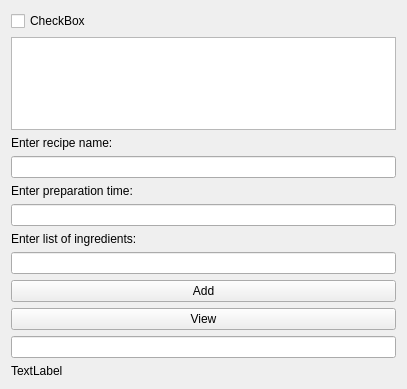
<?xml version="1.0" encoding="UTF-8"?>
<ui version="4.0">
 <class>GUI</class>
 <widget class="QWidget" name="GUI">
  <property name="geometry">
   <rect>
    <x>0</x>
    <y>0</y>
    <width>407</width>
    <height>389</height>
   </rect>
  </property>
  <property name="windowTitle">
   <string>GUI</string>
  </property>
  <layout class="QVBoxLayout" name="verticalLayout">
   <item>
    <widget class="QCheckBox" name="checkBox">
     <property name="text">
      <string>CheckBox</string>
     </property>
    </widget>
   </item>
   <item>
    <widget class="QListWidget" name="recipesListWidget"/>
   </item>
   <item>
    <widget class="QLabel" name="label">
     <property name="text">
      <string>Enter recipe name:</string>
     </property>
    </widget>
   </item>
   <item>
    <widget class="QLineEdit" name="nameLineEdit"/>
   </item>
   <item>
    <widget class="QLabel" name="label_2">
     <property name="text">
      <string>Enter preparation time:</string>
     </property>
    </widget>
   </item>
   <item>
    <widget class="QLineEdit" name="timeLineEdit"/>
   </item>
   <item>
    <widget class="QLabel" name="label_3">
     <property name="text">
      <string>Enter list of ingredients:</string>
     </property>
    </widget>
   </item>
   <item>
    <widget class="QLineEdit" name="ingredientsLineEdit"/>
   </item>
   <item>
    <widget class="QPushButton" name="addButton">
     <property name="text">
      <string>Add</string>
     </property>
    </widget>
   </item>
   <item>
    <widget class="QPushButton" name="viewButton">
     <property name="text">
      <string>View</string>
     </property>
    </widget>
   </item>
   <item>
    <widget class="QLineEdit" name="searchLineEdit"/>
   </item>
   <item>
    <widget class="QLabel" name="testLabel">
     <property name="text">
      <string>TextLabel</string>
     </property>
    </widget>
   </item>
  </layout>
 </widget>
 <resources/>
 <connections/>
</ui>
